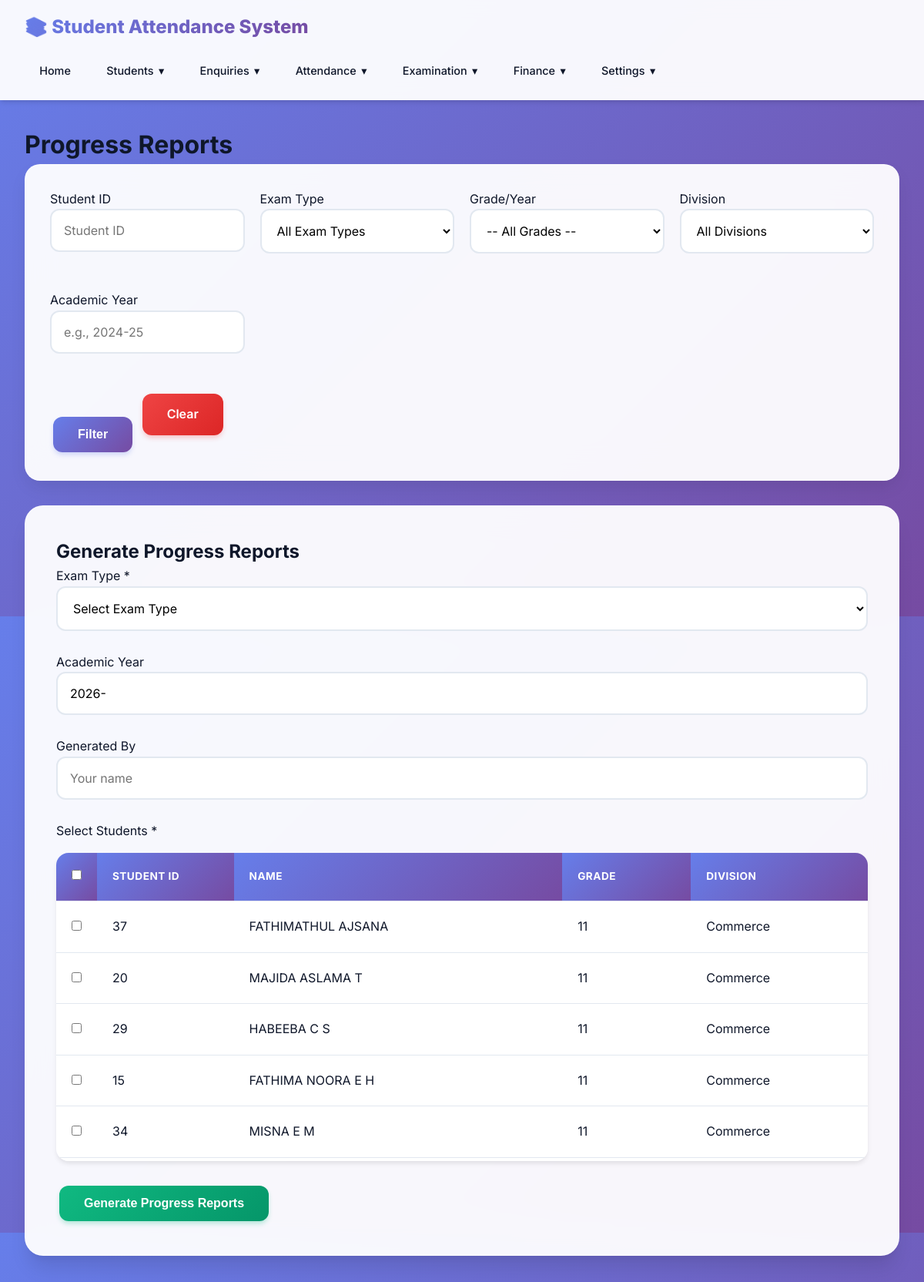
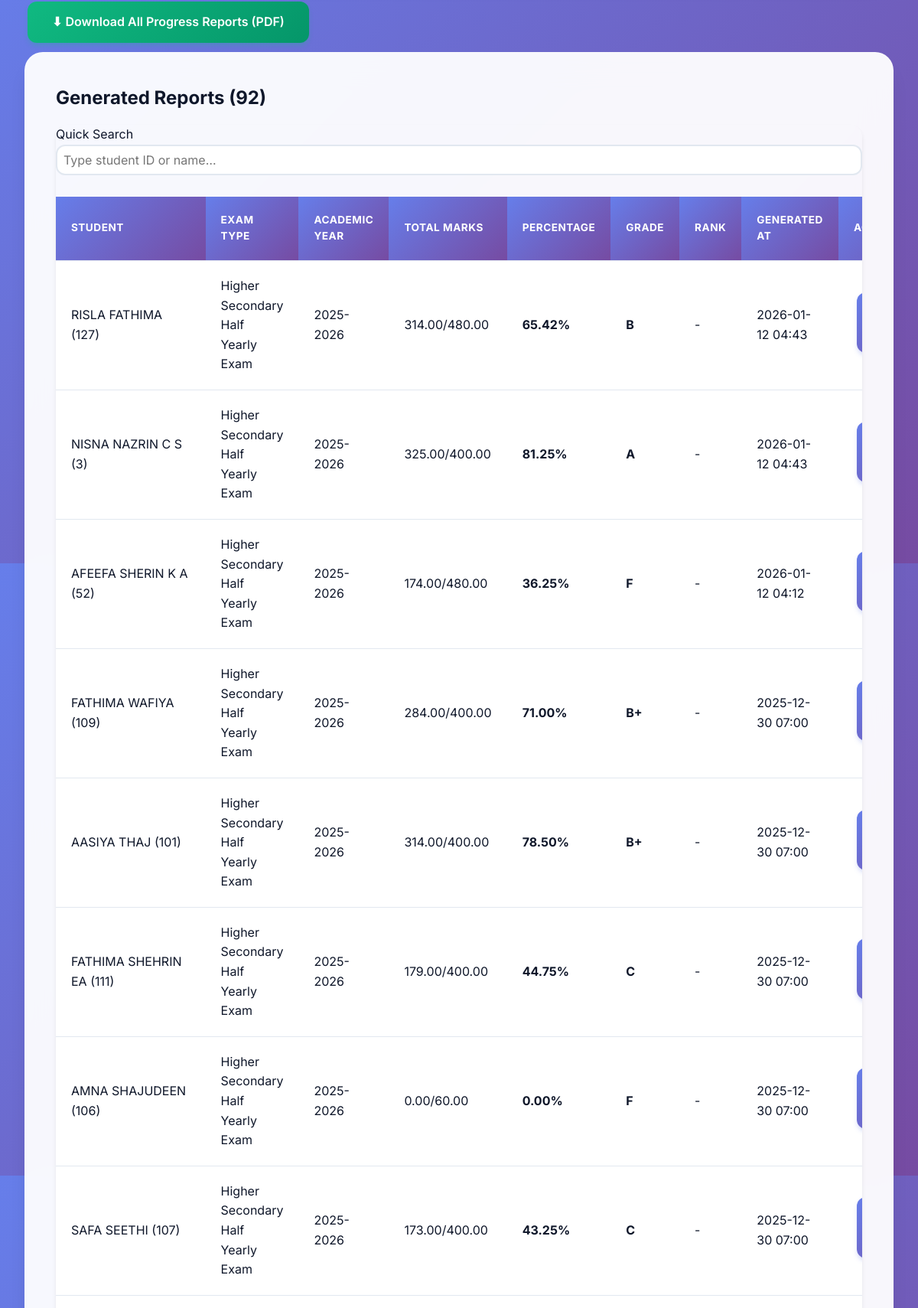
Page /progress-report/ (upper part) on the committed database (2 pictures, top to bottom).
### students/models.py (models this page shows, shortened)
class Enrollment(models.Model):
    student = models.ForeignKey(Student, on_delete=models.CASCADE, related_name='enrollments')
    academic_year = models.ForeignKey(AcademicYear, on_delete=models.CASCADE, related_name='enrollments')
    grade = models.CharField(max_length=50, help_text="Grade/Year for this session (e.g., 11, 12, 1st Year)")
    division = models.ForeignKey(Division, on_delete=models.SET_NULL, null=True, blank=True)
    room = models.ForeignKey(Room, on_delete=models.SET_NULL, null=True, blank=True)
    created_at = models.DateTimeField(auto_now_add=True)
    updated_at = models.DateTimeField(auto_now=True)
    class Meta:
        ordering = ['-academic_year__name', 'grade', 'division', 'student__last_name']
        unique_together = [['student', 'academic_year']]

class Student(models.Model):
    STUDENT_TYPE_CHOICES = [
        ('hostel', 'Hostel'),
        ('day_scholar', 'Day Scholar'),
    ]
    student_id = models.CharField(max_length=50, unique=True)
    first_name = models.CharField(max_length=100)
    last_name = models.CharField(max_length=100)
    student_type = models.CharField(max_length=20, choices=STUDENT_TYPE_CHOICES, default='day_scholar')
    email = models.EmailField(blank=True)
    phone = models.CharField(max_length=20, blank=True)
    address = models.TextField(blank=True)
    created_at = models.DateTimeField(auto_now_add=True)
    updated_at = models.DateTimeField(auto_now=True)
    is_active = models.BooleanField(default=True)
    class Meta:
        ordering = ['last_name', 'first_name']
    @property
    def full_name(self):
        return f"{self.first_name} {self.last_name}"

class Division(models.Model):
    name = models.CharField(max_length=100, unique=True)
    description = models.TextField(blank=True)
    class Meta:
        ordering = ['name']

class ProgressReport(models.Model):
    student = models.ForeignKey(Student, on_delete=models.CASCADE, related_name='progress_reports')
    enrollment = models.ForeignKey(Enrollment, on_delete=models.CASCADE, related_name='progress_reports')
    exam_type = models.ForeignKey(ExamType, on_delete=models.CASCADE)
    academic_year = models.CharField(max_length=20, blank=True)  # Legacy string
    total_marks_obtained = models.DecimalField(max_digits=8, decimal_places=2, default=0)
    total_max_marks = models.DecimalField(max_digits=8, decimal_places=2, default=0)
    overall_percentage = models.DecimalField(max_digits=5, decimal_places=2, default=0)
    overall_grade = models.CharField(max_length=5, blank=True)
    rank = models.PositiveIntegerField(null=True, blank=True)
    remarks = models.TextField(blank=True)
    generated_at = models.DateTimeField(auto_now_add=True)
    generated_by = models.CharField(max_length=100, blank=True)
    class Meta:
        ordering = ['-generated_at', 'student']
        unique_together = [['student', 'exam_type', 'academic_year']]

class ExamType(models.Model):
    SUBJECT_TYPE_CHOICES = [
        ('all', 'All Subjects'),
        ('hadiya', 'Hadiya (Islamic)'),
        ('division', 'Division Specific'),
    ]
    name = models.CharField(max_length=100, unique=True)
    description = models.TextField(blank=True)
    subject_type = models.CharField(max_length=20, choices=SUBJECT_TYPE_CHOICES, default='all', help_text="Filter subjects shown during mark entry for this exam")
    order = models.PositiveIntegerField(default=0, help_text="Order for display")
    class Meta:
        ordering = ['order', 'name']

class AcademicYear(models.Model):
    name = models.CharField(max_length=50, unique=True, help_text="e.g., '2024-2025'")
    start_date = models.DateField(null=True, blank=True)
    end_date = models.DateField(null=True, blank=True)
    is_active = models.BooleanField(default=False, help_text="Only one academic year should be active at a time.")
    class Meta:
        ordering = ['-name']

### students/views.py (the view, shortened to what this page needs)
# urls.py: path('progress-report/', views.progress_report, name='progress_report'),
def progress_report(request):
    student_id = request.GET.get('student_id')
    exam_type_id = request.GET.get('exam_type')
    grade = request.GET.get('grade')
    division_id = request.GET.get('division')
    academic_year = request.GET.get('academic_year', '')
    active_year = AcademicYear.objects.filter(is_active=True).first()
    enrollments_query = Enrollment.objects.filter(student__is_active=True, academic_year=active_year).select_related('student', 'division', 'room')
    if student_id:
        enrollments_query = enrollments_query.filter(student__student_id__icontains=student_id)
    if grade:
        enrollments_query = enrollments_query.filter(grade=grade)
    if division_id:
        enrollments_query = enrollments_query.filter(division_id=division_id)
    enrollments = enrollments_query
    latest_reports = (
        ProgressReport.objects
        .values('student_id')
        .annotate(latest_time=Max('generated_at'))
    )
    reports = ProgressReport.objects.filter(
        generated_at__in=[r['latest_time'] for r in latest_reports]
    ).select_related(
        'student', 'exam_type'
    )
    if student_id:
        reports = reports.filter(student__student_id__icontains=student_id)
    if exam_type_id:
        reports = reports.filter(exam_type_id=exam_type_id)
    if grade:
        reports = reports.filter(enrollment__grade=grade)
    if division_id:
        reports = reports.filter(enrollment__division_id=division_id)
    if academic_year:
        reports = reports.filter(enrollment__academic_year__name=academic_year)
    reports = reports.order_by('-generated_at', 'enrollment__grade', 'student__last_name')
    exam_types = ExamType.objects.all()
    divisions = Division.objects.all()
    grades_list = list(Enrollment.objects.values_list('grade', flat=True).distinct().order_by('grade'))
    subject_grades = list(Subject.objects.values_list('grade', flat=True).distinct().order_by('grade'))
    all_grades = sorted(set(grades_list + subject_grades), key=lambda x: (
        (0, int(x)) if x.isdigit() else (1, x.lower())
    ))
    context = {
        'enrollments': enrollments,
        'reports': reports,
        'exam_types': exam_types,
        'divisions': divisions,
        'grades': all_grades,
        'current_filters': {
            'student_id': student_id,
            'exam_type': exam_type_id,
            'grade': grade,
            'division': division_id,
            'academic_year': academic_year,
        }
    }
    return render(request, 'students/progress_report.html', context)

### students/templates/students/progress_report.html (shortened to what this page needs)
{% extends 'students/base.html' %}
{% block content %}
<h1>Progress Reports</h1>
<div class="filter-form">
    <form method="get">
        <div class="form-row">
            <div class="form-group">
                <label>Student ID</label>
                <input type="text" name="student_id" value="{{ current_filters.student_id|default_if_none:''}}" placeholder="Student ID">
            </div>
            <div class="form-group">
                <label>Exam Type</label>
                <select name="exam_type">
                    <option value="">All Exam Types</option>
                </select>
            </div>
            <div class="form-group">
                <label>Grade/Year</label>
                {% if grades %}
                <select name="grade">
                    <option value="">-- All Grades --</option>
                </select>
                {% else %}
                <input type="text" name="grade" value="{{ current_filters.grade }}" placeholder="e.g., 11, 12, 1st Year">
                {% endif %}
            </div>
            <div class="form-group">
                <label>Division</label>
                <select name="division">
                    <option value="">All Divisions</option>
                </select>
            </div>
            <div class="form-group">
                <label>Academic Year</label>
                <input type="text" name="academic_year" value="{{ current_filters.academic_year }}" placeholder="e.g., 2024-25">
            </div>
        </div>
        <button type="submit" class="btn">Filter</button>
        <a href="{% url 'students:progress_report' %}" class="btn btn-danger">Clear</a>
    </form>
</div>
<div class="card">
    <h2>Generate Progress Reports</h2>
    <form method="post">
        <div class="form-row">
            <div class="form-group">
                <label>Exam Type *</label>
                <select name="exam_type" required>
                    <option value="">Select Exam Type</option>
                </select>
            </div>
            <div class="form-group">
                <label>Academic Year</label>
                <input type="text" name="academic_year" placeholder="e.g., 2024-25" value="{% now 'Y' %}-{{ now|date:'Y'|add:1 }}">
            </div>
            <div class="form-group">
                <label>Generated By</label>
                <input type="text" name="generated_by" placeholder="Your name">
            </div>
        </div>
        <div class="form-group">
            <label>Select Students *</label>
            <div class="table-wrapper" style="max-height: 400px; overflow-y: auto;">
            <table>
                <thead>
                    <tr>
                        <th style="width: 50px;"><input type="checkbox" id="selectAll"></th>
                        <th>Student ID</th>
                        <th>Name</th>
                        <th>Grade</th>
                        <th>Division</th>
                    </tr>
                </thead>
                <tbody>
                    {% for enrollment in enrollments %}
                    <tr>
                        <td><input type="checkbox" name="students" value="{{ enrollment.student.id }}"></td>
                        <td>{{ enrollment.student.student_id }}</td>
                        <td>{{ enrollment.student.full_name }}</td>
                        <td>{{ enrollment.grade }}</td>
                        <td>{{ enrollment.division.name|default:"-" }}</td>
                    </tr>
                    {% empty %}
                    <tr>
                        <td colspan="5" style="text-align: center;">No students found. Use filters to find students.</td>
                    </tr>
                    {% endfor %}
                </tbody>
            </table>
            </div>
        </div>
        <button type="submit" class="btn btn-success">Generate Progress Reports</button>
    </form>
</div>
<a href="{% url 'students:bulk_progress_report_pdf' %}"
   class="btn btn-success">
   ⬇ Download All Progress Reports (PDF)
</a>
<div class="card">
    <h2>Generated Reports ({{ reports.count }})</h2>
    <div class="table-wrapper">
        <div class="form-group">
    <label>Quick Search</label>
    <input type="text"
           id="liveSearch"
           placeholder="Type student ID or name…"
           style="width:100%; padding:8px;">
    </div>
    <table>
        <thead>
            <tr>
                <th>Student</th>
                <th>Exam Type</th>
                <th>Academic Year</th>
                <th>Total Marks</th>
                <th>Percentage</th>
                <th>Grade</th>
                <th>Rank</th>
                <th>Generated At</th>
                <th>Actions</th>
            </tr>
        </thead>
        <tbody>
            {% for report in reports %}
            <tr>
                <td>{{ report.student.full_name }} ({{ report.student.student_id }})</td>
                <td>{{ report.exam_type.name }}</td>
                <td>{% if report.enrollment %}{{ report.enrollment.academic_year.name }}{% else %}{{ report.academic_year|default:"-" }}{% endif %}</td>
                <td>{{ report.total_marks_obtained }}/{{ report.total_max_marks }}</td>
                <td><strong>{{ report.overall_percentage|floatformat:2 }}%</strong></td>
                <td><strong>{{ report.overall_grade }}</strong></td>
                <td>{{ report.rank|default:"-" }}</td>
                <td>{{ report.generated_at|date:"Y-m-d H:i" }}</td>
                <td><a href="{% url 'students:progress_report_detail' report.pk %}" class="btn">View Details</a></td>
            </tr>
            {% empty %}
            <tr>
                <td colspan="9" style="text-align: center;">No progress reports found.</td>
            </tr>
            {% endfor %}
        </tbody>
    </table>
    </div>
</div>
{% endblock %}

### students/templates/students/base.html (style rules this page uses)
* { margin: 0; padding: 0; box-sizing: border-box; }
:root { --primary: #6366f1; --primary-dark: #4f46e5; --primary-light: #818cf8; --secondary: #ec4899; --accent: #8b5cf6; --success: #10b981; --danger: #ef4444; --warning: #f59e0b; --dark: #0f172a; --dark-secondary: #1e293b; --light: #f8fafc; --gray: #64748b; --border: #e2e8f0; --shadow: rgba(0, 0, 0, 0.1); --gradient-1: linear-gradient(135deg, #667eea 0%, #764ba2 100%); --gradient-2: linear-gradient(135deg, #f093fb 0%, #f5576c 100%); --gradient-3: linear-gradient(135deg, #4facfe 0%, #00f2fe 100%); --gradient-4: linear-gradient(135deg, #43e97b 0%, #38f9d7 100%); }
body { font-family: 'Inter', -apple-system, BlinkMacSystemFont, 'Segoe UI', Roboto, sans-serif; background: linear-gradient(135deg, #667eea 0%, #764ba2 100%); color: var(--dark); min-height: 100vh; line-height: 1.6; }
.card { background: rgba(255, 255, 255, 0.95); backdrop-filter: blur(20px); border-radius: 24px; padding: 2.5rem; margin-bottom: 2rem; box-shadow: 0 20px 25px -5px rgba(0, 0, 0, 0.1), 0 10px 10px -5px rgba(0, 0, 0, 0.04); border: 1px solid rgba(255, 255, 255, 0.3); transition: all 0.3s cubic-bezier(0.4, 0, 0.2, 1); }
.btn { display: inline-block; padding: 0.875rem 2rem; background: var(--gradient-1); color: white; text-decoration: none; border-radius: 12px; border: none; cursor: pointer; transition: all 0.3s cubic-bezier(0.4, 0, 0.2, 1); font-size: 1rem; font-weight: 600; margin: 0.25rem; position: relative; overflow: hidden; box-shadow: 0 4px 6px -1px rgba(102, 126, 234, 0.3); }
.btn::before { content: ''; position: absolute; top: 50%; left: 50%; width: 0; height: 0; border-radius: 50%; background: rgba(255, 255, 255, 0.2); transform: translate(-50%, -50%); transition: width 0.6s, height 0.6s; }
.btn-success { background: linear-gradient(135deg, #10b981 0%, #059669 100%); box-shadow: 0 4px 6px -1px rgba(16, 185, 129, 0.3); }
.btn-danger { background: linear-gradient(135deg, #ef4444 0%, #dc2626 100%); box-shadow: 0 4px 6px -1px rgba(239, 68, 68, 0.3); }
.table-wrapper { overflow-x: auto; -webkit-overflow-scrolling: touch; margin-top: 1rem; border-radius: 16px; box-shadow: 0 4px 6px -1px rgba(0, 0, 0, 0.1); }
table { width: 100%; border-collapse: collapse; min-width: 600px; background: white; }
th, td { padding: 1.25rem; text-align: left; border-bottom: 1px solid var(--border); }
th { background: linear-gradient(135deg, #667eea 0%, #764ba2 100%); color: white; font-weight: 700; text-transform: uppercase; font-size: 0.85rem; letter-spacing: 0.5px; }
tbody tr { transition: all 0.3s ease; }
.form-group { margin-bottom: 1.75rem; }
input[type="text"], input[type="date"], input[type="time"], input[type="email"], input[type="number"], input[type="file"], select, textarea { width: 100%; padding: 1rem; border: 2px solid var(--border); border-radius: 12px; font-size: 1rem; transition: all 0.3s ease; background: white; font-family: inherit; }
.filter-form { background: rgba(255, 255, 255, 0.95); backdrop-filter: blur(20px); padding: 2rem; border-radius: 20px; margin-bottom: 2rem; border: 1px solid rgba(255, 255, 255, 0.3); box-shadow: 0 10px 25px -5px rgba(0, 0, 0, 0.1); }
.filter-form .form-row { display: grid; grid-template-columns: repeat(auto-fit, minmax(220px, 1fr)); gap: 1.25rem; margin-bottom: 1.25rem; }

### rows in the picture
Enrollment: student.student_id "37", student.full_name "FATHIMATHUL AJSANA", grade "11", division.name "Commerce"
Enrollment: student.student_id "20", student.full_name "MAJIDA ASLAMA T", grade "11", division.name "Commerce"
Enrollment: student.student_id "29", student.full_name "HABEEBA C S", grade "11", division.name "Commerce"
Enrollment: student.student_id "15", student.full_name "FATHIMA NOORA E H", grade "11", division.name "Commerce"
Enrollment: student.student_id "34", student.full_name "MISNA E M", grade "11", division.name "Commerce"
ProgressReport: student.full_name "RISLA FATHIMA", student.student_id "127", exam_type.name "Higher Secondary Half Yearly Exam", enrollment.academic_year.name "2025-2026", total_marks_obtained "314.00", total_max_marks "480.00", overall_percentage "65.42", overall_grade "B", rank "-", generated_at "2026-01-12 04:43"
ProgressReport: student.full_name "NISNA NAZRIN C S", student.student_id "3", exam_type.name "Higher Secondary Half Yearly Exam", enrollment.academic_year.name "2025-2026", total_marks_obtained "325.00", total_max_marks "400.00", overall_percentage "81.25", overall_grade "A", rank "-", generated_at "2026-01-12 04:43"
ProgressReport: student.full_name "AFEEFA SHERIN K A", student.student_id "52", exam_type.name "Higher Secondary Half Yearly Exam", enrollment.academic_year.name "2025-2026", total_marks_obtained "174.00", total_max_marks "480.00", overall_percentage "36.25", overall_grade "F", rank "-", generated_at "2026-01-12 04:12"
ProgressReport: student.full_name "FATHIMA WAFIYA", student.student_id "109", exam_type.name "Higher Secondary Half Yearly Exam", enrollment.academic_year.name "2025-2026", total_marks_obtained "284.00", total_max_marks "400.00", overall_percentage "71.00", overall_grade "B+", rank "-", generated_at "2025-12-30 07:00"
ProgressReport: student.full_name "AASIYA THAJ", student.student_id "101", exam_type.name "Higher Secondary Half Yearly Exam", enrollment.academic_year.name "2025-2026", total_marks_obtained "314.00", total_max_marks "400.00", overall_percentage "78.50", overall_grade "B+", rank "-", generated_at "2025-12-30 07:00"
ProgressReport: student.full_name "FATHIMA SHEHRIN EA", student.student_id "111", exam_type.name "Higher Secondary Half Yearly Exam", enrollment.academic_year.name "2025-2026", total_marks_obtained "179.00", total_max_marks "400.00", overall_percentage "44.75", overall_grade "C", rank "-", generated_at "2025-12-30 07:00"
ProgressReport: student.full_name "AMNA SHAJUDEEN", student.student_id "106", exam_type.name "Higher Secondary Half Yearly Exam", enrollment.academic_year.name "2025-2026", total_marks_obtained "0.00", total_max_marks "60.00", overall_percentage "0.00", overall_grade "F", rank "-", generated_at "2025-12-30 07:00"
ProgressReport: student.full_name "SAFA SEETHI", student.student_id "107", exam_type.name "Higher Secondary Half Yearly Exam", enrollment.academic_year.name "2025-2026", total_marks_obtained "173.00", total_max_marks "400.00", overall_percentage "43.25", overall_grade "C", rank "-", generated_at "2025-12-30 07:00"

### other values in the picture
{{ reports.count }} "92"
